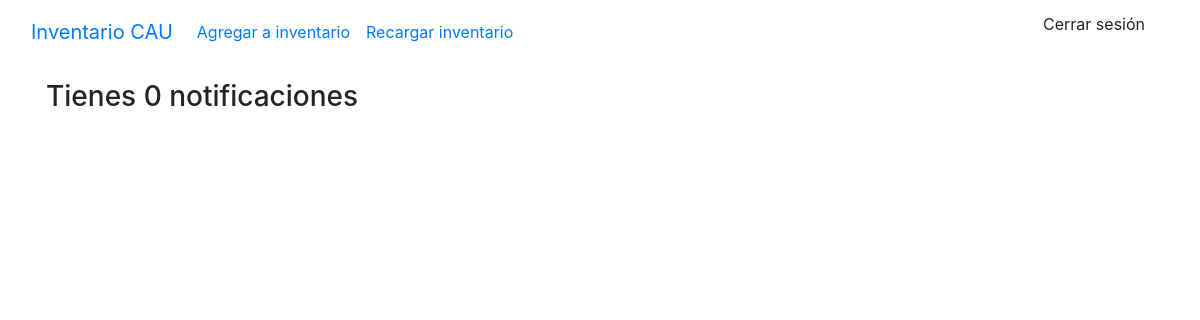
/notifications (signed in), run on an earlier commit of the app's database.
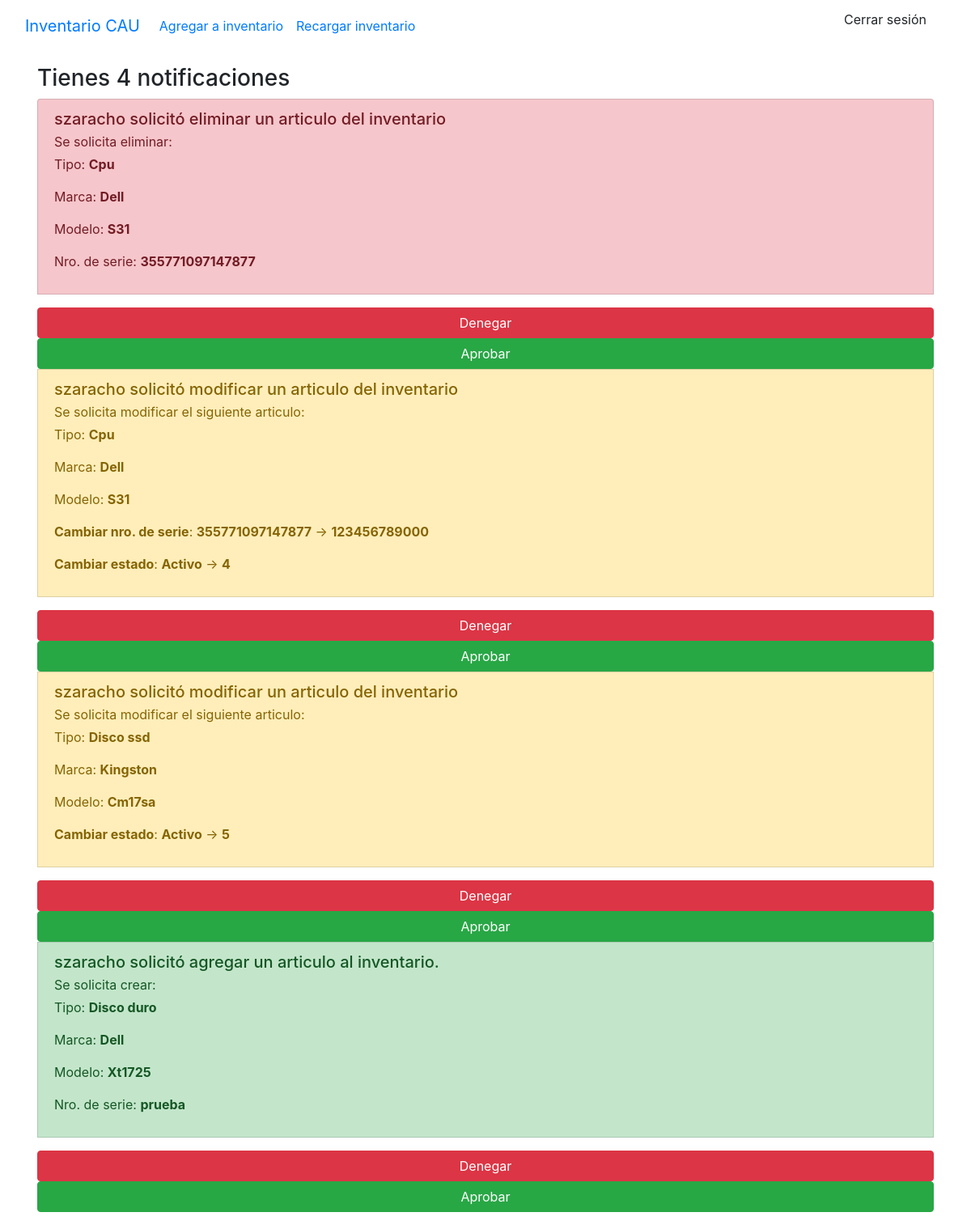
And on a later commit of the database.
### stockaep/models.py (models this page shows, shortened)
class Notificacion(models.Model):
    hardware = models.ForeignKey(Hardware, on_delete=models.CASCADE, db_constraint=False)
    usuario = models.ForeignKey(User, on_delete=models.DO_NOTHING)
    realizado = models.BooleanField(default=False)
    tipo = models.CharField(max_length=20)
    estado = models.CharField(max_length=50)
    nro_de_serie = models.CharField(max_length=100)

class Hardware(models.Model):
    tipo = models.ForeignKey(Tipo, on_delete=models.CASCADE)
    marca = models.ForeignKey(Marca, on_delete=models.CASCADE)
    modelo = models.ForeignKey(Modelo, on_delete=models.CASCADE)
    nro_de_serie = models.CharField(max_length=100, null=False, default='')
    ubicacion = models.ForeignKey(Ubicacion, on_delete=models.CASCADE)
    estado = models.ForeignKey(Estado, on_delete=models.CASCADE)
    observaciones = models.TextField(max_length=500, default='')
    class Meta:
        ordering = ['tipo']

class Tipo(models.Model):
    name = models.CharField(max_length=50, unique=True)
    class Meta:
        ordering = ['name']
    def __str__(self) -> str:
        return self.name

class Marca(models.Model):
    nombre = models.CharField(max_length=50, null=False, default='S/D', unique=True)
    class Meta:
        ordering = ['nombre']
    def __str__(self):
        return self.nombre

class Modelo(models.Model):
    nombre = models.CharField(max_length=100, null=False, default='S/D')
    marca = models.ForeignKey(Marca, on_delete=models.CASCADE, default=1)
    def __str__(self):
        return self.nombre

class Estado(models.Model):
    estados_hardware = (
    ('Activo', 'Activo'),
    ('En uso', 'En uso'),
    ('Fuera de Servicio', 'Fuera de Servicio'),
    ('Scrap', 'Scrap'),
    ('Scrap', 'RMA')
)
    nombre = models.CharField(choices=estados_hardware, max_length=50)
    def __str__(self):
        return f'{self.nombre}'

### stockaep/views.py (the view)
# urls.py: path('notifications', views.notificaciones, name='notifications'),
@login_required(login_url='login')
def notificaciones(request):
    ctx={'link':'notification'}
    notificaciones = Notificacion.objects.filter(realizado = False)
    ctx['notificaciones'] = notificaciones
    ctx['cant_notificaciones'] = len(notificaciones)
    return render(request, 'main.html', ctx)

### templates/main.html (shortened to what this page needs)
{% load static %}
<!DOCTYPE html>
<html lang="en">
<head>
    <link rel="stylesheet" href="https://stackpath.bootstrapcdn.com/bootstrap/4.5.0/css/bootstrap.min.css"0>
</head>
<body>
    {% include "navbar.html" %}
    {% if link == 'index' %}
        {% include 'list_hardware.html' %}
    {% elif link == 'create' %}
        {% include 'add_to_inventary.html' %}
    {% elif link == 'test' %}
        {% include 'test.html' %}
    {% elif link == 'edit' %}
        {% include 'edit_hardware.html' %}
    {% elif link == 'notification' %}
        {% include 'notifications.html' %}
    {% endif %}
</body>
</html>

### templates/navbar.html (shortened to what this page needs)
<nav class="navbar navbar-expand-lg bg-body-tertiary">
    <div class="container-fluid">
      <a class="navbar-brand" href="/">Inventario CAU</a>
      <div class="collapse navbar-collapse" id="navbarNavDropdown">
        <ul class="navbar-nav">
          <li class="nav-item">
            <a class="nav-link" href="create">Agregar a inventario</a>
          </li>
          <li class="nav-item">
            <a class="nav-link" href="{% url 'reload' %}">Recargar inventario</a>
          </li>
        </ul>
      </div>
      <li class="nav-item dropdown d-flex">
        <ul><a class="dropdown-item" href="/logout">Cerrar sesión</a></li>
    </div>
  </nav>

### templates/notifications.html
{% load static%}
{% block content %}
<div class="container p-3">
    <h3>Tienes {{cant_notificaciones}} notificaciones</h3>
    <div class="list-group">
    {% for n in notificaciones%}
        <a href="#" class="list-group-item list-group-item-action mb-3
        {% if n.tipo == 'DELETE' %}
            list-group-item-danger
        {% elif n.tipo == 'EDIT'%}
            list-group-item-warning
        {% elif n.tipo == 'CREATE' %}
            list-group-item-success
        {% endif %}
        " aria-current="true">
            <div class="d-flex w-100 justify-content-between">
                {% if n.tipo == 'DELETE' %}
                    <h5 class="mb-1">{{n.usuario.username}} solicitó eliminar un articulo del inventario</h5>
                {% elif n.tipo == 'EDIT'%}
                    <h5 class="mb-1">{{n.usuario.username}} solicitó modificar un articulo del inventario</h5>
                {% elif n.tipo == 'CREATE' %}
                    <h5 class="mb-1">{{n.usuario.username}} solicitó agregar un articulo al inventario.</h5>
                {% endif %}
            </div>
            {% if n.tipo == 'DELETE' %}
                <p class="mb-1">Se solicita eliminar: </p>
                <p>Tipo: <b>{{n.hardware.tipo}}</b></p>
                <p>Marca: <b>{{n.hardware.marca}}</b></p>
                <p>Modelo: <b>{{n.hardware.modelo}}</b></p>
                <p>Nro. de serie: <b>{{n.hardware.nro_de_serie}}</b></p>
            {% elif n.tipo == 'EDIT'%}
                <p class="mb-1">Se solicita modificar el siguiente articulo: </p>
                <p>Tipo: <b>{{n.hardware.tipo}}</b></p>
                <p>Marca: <b>{{n.hardware.marca}}</b></p>
                <p>Modelo: <b>{{n.hardware.modelo}}</b></p>
                {% if n.nro_de_serie %}
                <p><b>Cambiar nro. de serie</b>: <b>{{n.hardware.nro_de_serie}}</b> → <b>{{n.nro_de_serie}}</b></p>
                {% endif %}
                {% if n.estado %}
                <p><b>Cambiar estado</b>: <b>{{n.hardware.estado}}</b> → <b>{{n.estado}}</b></p>
                {% endif %}
            {% elif n.tipo == 'CREATE' %}
            <p class="mb-1">Se solicita crear: </p>
            <p>Tipo: <b>{{n.hardware.tipo}}</b></p>
            <p>Marca: <b>{{n.hardware.marca}}</b></p>
            <p>Modelo: <b>{{n.hardware.modelo}}</b></p>
            <p>Nro. de serie: <b>{{n.hardware.nro_de_serie}}</b></p>
            {% endif %}
            <a as="button" class="btn btn-danger" href="action?id={{n.id}}&status=cancel">Denegar</a>
            <a as="button" class="btn btn-success" href="action?id={{n.id}}&status=accept">Aprobar</a>
        </a>
    {% endfor %}
    </div>
</div>
{% endblock %}

What changed in the data, as far as the page shows it:
added Notificacion: usuario.username "szaracho", hardware.tipo "Cpu", hardware.marca "Dell", hardware.modelo "S31", hardware.nro_de_serie "355771097147877", tipo "DELETE" (drawn)
added Notificacion: usuario.username "szaracho", hardware.tipo "Cpu", hardware.marca "Dell", hardware.modelo "S31", hardware.nro_de_serie "355771097147877", nro_de_serie "123456789000", hardware.estado "Activo", estado "4"
added Notificacion: usuario.username "szaracho", hardware.tipo "Disco ssd", hardware.marca "Kingston", hardware.modelo "Cm17sa", hardware.estado "Activo", estado "5"
added Notificacion: usuario.username "szaracho", hardware.tipo "Disco duro", hardware.marca "Dell", hardware.modelo "Xt1725", hardware.nro_de_serie "prueba", tipo "CREATE" (drawn)
Also different on the page:
{{ cant_notificaciones }}: "0" → "4"
